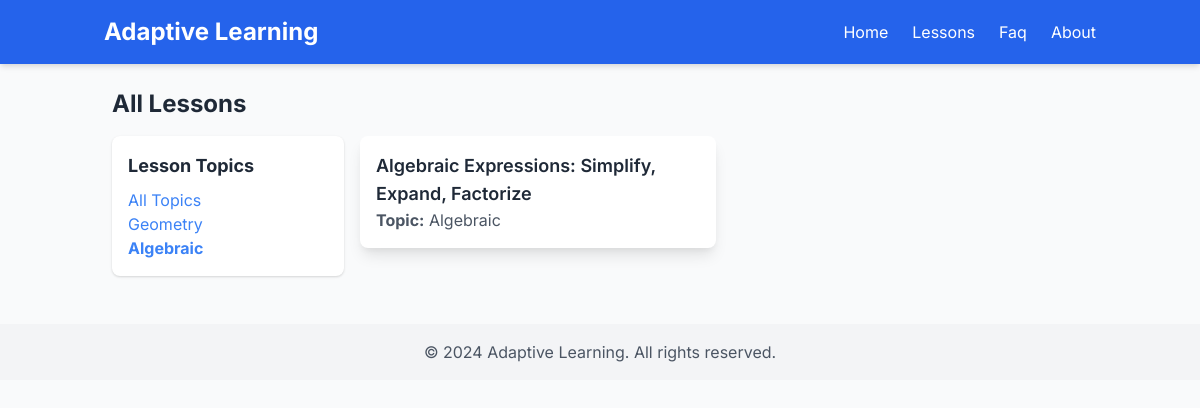
The app's page /lessons/?topic=Algebraic with its own data.
### core/models.py (models this page shows, shortened)
class Lesson(models.Model):
    title = models.CharField(max_length=200, unique=True)  # Unique lesson title
    slug = models.SlugField(unique=True, blank=True)  # URL-friendly version of the title
    topic = models.CharField(max_length=100)  # The category (e.g., "Geometry")
    content = models.TextField()  # The explanation of the topic
    example_problem = models.TextField(blank=True, null=True)  # Example question
    def __str__(self):
        return self.title

### core/views.py (the view)
# urls.py: path('lessons/', lessons, name='lessons'),
def lessons(request):
    selected_topic = request.GET.get('topic')
    if selected_topic:
        lessons = Lesson.objects.filter(topic=selected_topic)
    else:
        lessons = Lesson.objects.all()
    topics = list(Lesson.objects.values_list('topic', flat=True).distinct())  # Ensure topics are a list
    print("DEBUG: Topics Available:", topics)
    print("DEBUG: Selected Topic:", selected_topic)
    print("DEBUG: Lessons Retrieved:", list(lessons))  # Print retrieved lessons
    return render(request, 'lessons.html', {'lessons': lessons, 'topics': topics, 'selected_topic': selected_topic})

### core/templates/lessons.html
{% extends "base.html" %}
{% block content %}
  <h2 class="text-2xl font-bold mb-4">All Lessons</h2>
  <div class="grid grid-cols-4 gap-4">
    <div class="col-span-1 bg-white p-4 shadow rounded-lg">
      <h3 class="text-lg font-bold mb-2">Lesson Topics</h3>
      <ul>
        <li>
          <a href="{% url 'lessons' %}" class="text-blue-500 hover:underline {% if not selected_topic %}font-bold{% endif %}">
            All Topics
          </a>
        </li>
        {% for topic in topics %}
          <li>
            <a href="?topic={{ topic }}" class="text-blue-500 hover:underline {% if selected_topic == topic %}font-bold{% endif %}">
              {{ topic }}
            </a>
          </li>
        {% endfor %}
      </ul>
    </div>
    <div class="col-span-3">
      <div class="grid grid-cols-1 md:grid-cols-2 gap-4">
        {% for lesson in lessons %}
          <a href="{% url 'lesson_detail' lesson.slug %}" class="block p-4 bg-white shadow-lg rounded-lg hover:bg-gray-100 transition">
            <h3 class="text-lg font-semibold">{{ lesson.title }}</h3>
            <p class="text-gray-600"><strong>Topic:</strong> {{ lesson.topic }}</p>
          </a>
        {% empty %}
          <p>No lessons available for this topic.</p>
        {% endfor %}
      </div>
    </div>
  </div>
{% endblock %}

### core/templates/base.html (style rules this page uses)
body { font-family: 'Inter', sans-serif; }

### records on screen
Lesson: title "Algebraic Expressions: Simplify, Expand, Factorize", topic "Algebraic"

### other values on screen
{{ topic }} "Geometry" "Algebraic"
